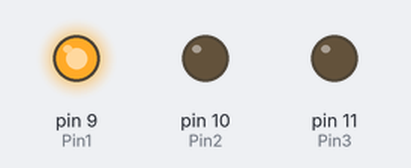
A sketch run on a simulated Arduino Uno, built with avr-gcc and run on an emulated ATmega328P. On the bench: output pins drawn as LEDs (lit = HIGH).

Above: at 0.5 s.
At 2.5 s:
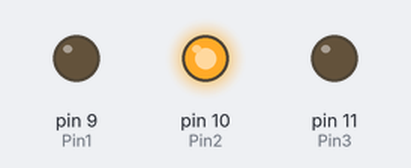
At 4.5 s:
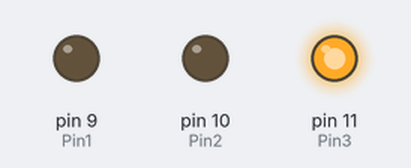
At 5.5 s:
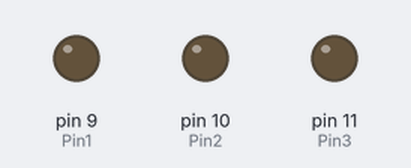
Timing chart, 0 to 7.8 s (numbered marks = the images above):
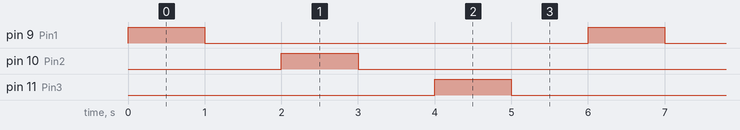

The sketch:

1_Led.ino
```cpp
int  Pin1=9;
int  Pin2=10;
int  Pin3=11;
int  Pausa=1000;

void setup() {
  // put your setup code here, to run once:
pinMode (Pin1, OUTPUT);
pinMode (Pin2, OUTPUT);
pinMode (Pin3, OUTPUT);
}

void loop()  {
  // put your main code here, to run repeatedly:
  digitalWrite (Pin1, HIGH);
  delay (Pausa);
    digitalWrite (Pin1, LOW);
  delay (Pausa);
    digitalWrite (Pin2, HIGH);
  delay (Pausa);
    digitalWrite (Pin2, LOW);
  delay (Pausa);
    digitalWrite (Pin3, HIGH);
  delay (Pausa);
    digitalWrite (Pin3, LOW);
  delay (Pausa);
 }
```

Measured:
- by itself, pin 9 (Pin1), pin 10 (Pin2), pin 11 (Pin3): alternates HIGH for 1.0 s and LOW for 5.0 s
- by itself, everything shown: repeats every 6.0 s, in 6 steps
